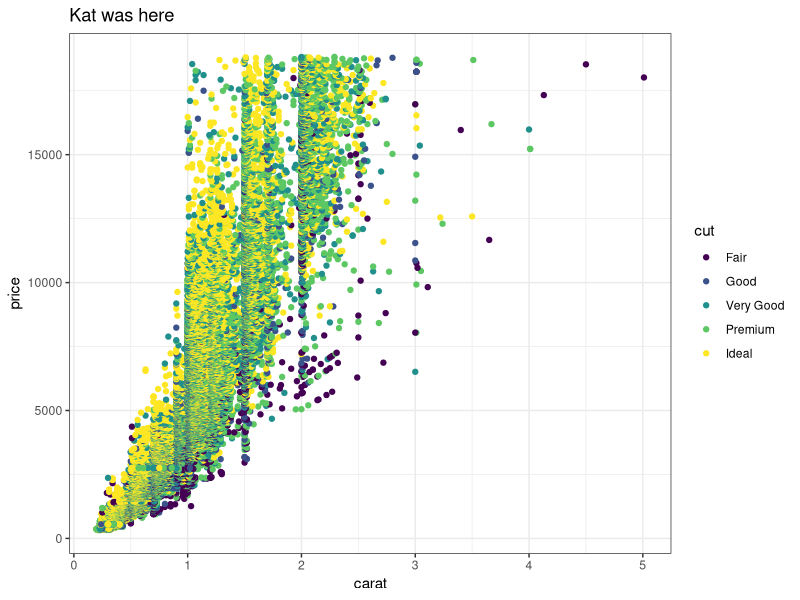
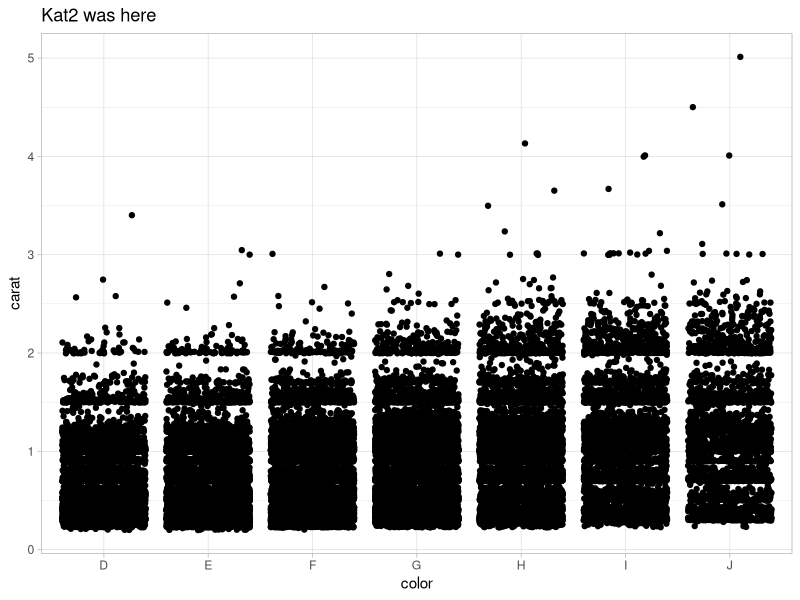
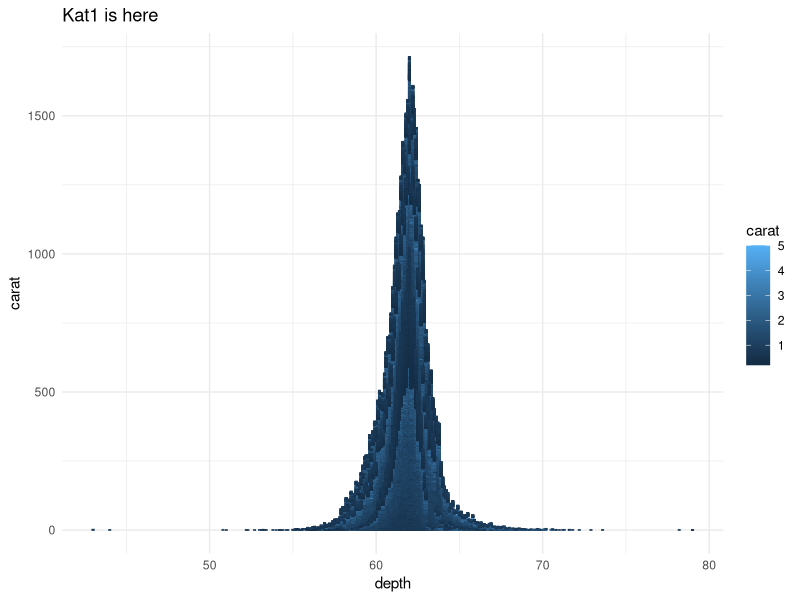

The R source for these figures, in order:
## ---- chunk 1
knitr::opts_chunk$set(echo = TRUE)
library(tidyverse)
## ---- chunk 2
# Partner 1: 
# Run the code below to see the original graph
# Change the code below to make the point color change based on 'cut', and update the theme to theme_bw(). Update the title to include your first name. 

ggplot(data = diamonds, aes(x = carat, y = price)) +
  geom_point(aes(color = cut)) +
  theme_bw() +
  labs(title = "Kat was here")
## ---- chunk 3
# Partner 2: 
# Run the code below to see the original graph
# Change the code below to make the geom a geom_jitter, and update the theme to theme_light. Update the title to include your first name. 

ggplot(data = diamonds, aes(x = color, y = carat)) +
  geom_jitter() +
  theme_light() +
  labs(title = "Kat2 was here")
## ---- chunk 4
ggplot(data = diamonds, aes(x = depth, y = carat)) +
  geom_col(aes(color = carat, shape = cut)) +
  theme_minimal() + labs(title = "Kat1 is here")
## ---- chunk 5
